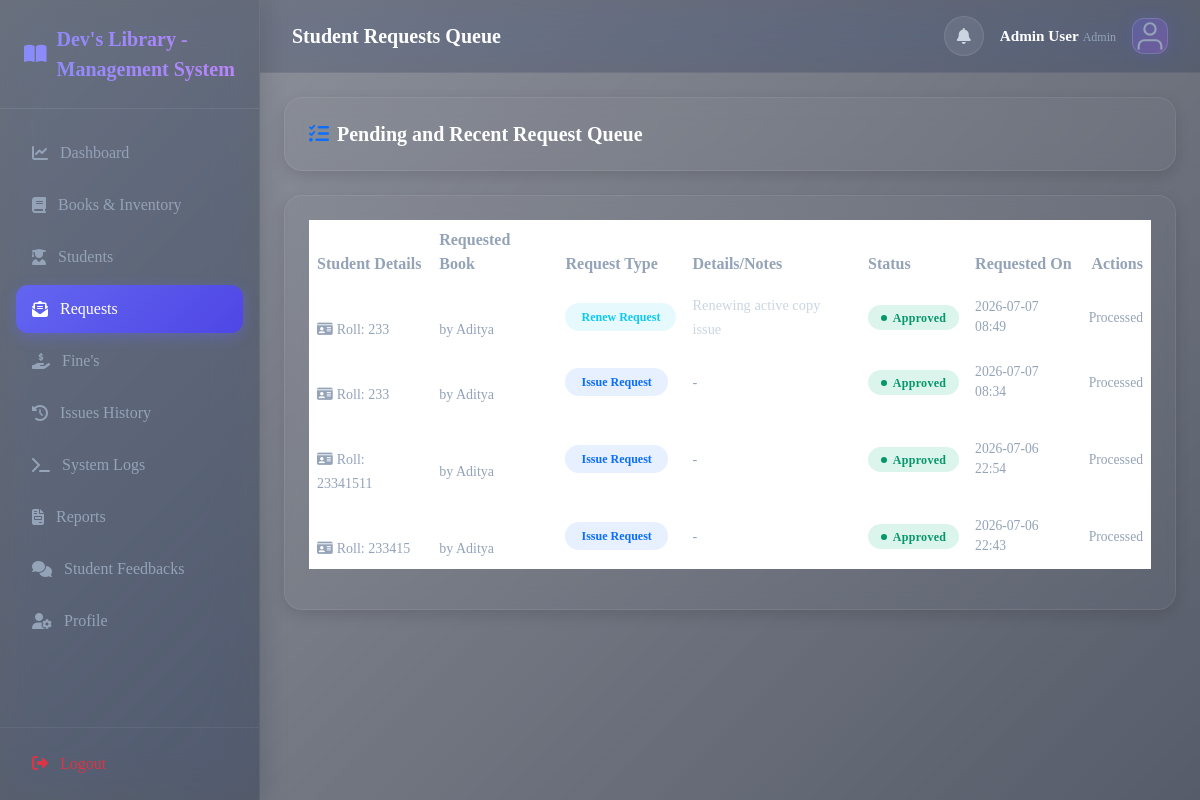
The app's page /requests (signed in) with its own data.
### models.py (models this page shows, shortened)
class Admin(db.Model, UserMixin):
    __tablename__ = 'admins'
    id = db.Column(db.Integer, primary_key=True)
    full_name = db.Column(db.String(120), nullable=False)
    email = db.Column(db.String(120), unique=True, nullable=False)
    password_hash = db.Column(db.String(200), nullable=False)
    created_at = db.Column(db.DateTime, default=datetime.utcnow)
    image = db.Column(db.String(200), default='default-avatar.svg')
    @property
    def is_admin(self):
        return True
    @property
    def user_type(self):
        return 'Admin'

class BookRequest(db.Model):
    __tablename__ = 'book_requests'
    id = db.Column(db.Integer, primary_key=True)
    student_id = db.Column(db.Integer, db.ForeignKey('students.id'), nullable=False)
    book_id = db.Column(db.Integer, db.ForeignKey('books.id'), nullable=False)
    request_type = db.Column(db.String(30), nullable=False)  # 'Issue', 'Renew', 'Exchange'
    status = db.Column(db.String(30), default='Pending')     # 'Pending', 'Approved', 'Rejected'
    message = db.Column(db.Text, nullable=True)             # Rejection reason or exchange info
    requested_date = db.Column(db.DateTime, default=datetime.utcnow)

class Student(db.Model, UserMixin):
    __tablename__ = 'students'
    id = db.Column(db.Integer, primary_key=True)
    full_name = db.Column(db.String(120), nullable=False)
    email = db.Column(db.String(120), unique=True, nullable=False)
    password_hash = db.Column(db.String(200), nullable=False)
    roll_number = db.Column(db.String(50), unique=True, nullable=False)
    department = db.Column(db.String(120), nullable=False)
    phone = db.Column(db.String(20), nullable=False)
    address = db.Column(db.String(300), nullable=True)
    is_blocked = db.Column(db.Boolean, default=False)
    created_at = db.Column(db.DateTime, default=datetime.utcnow)
    image = db.Column(db.String(200), default='default-avatar.svg')
    issues = db.relationship('IssuedBook', backref='student', cascade='all, delete-orphan', lazy=True)
    requests = db.relationship('BookRequest', backref='student', cascade='all, delete-orphan', lazy=True)
    fines = db.relationship('FineRecord', backref='student', cascade='all, delete-orphan', lazy=True)
    transactions = db.relationship('Transaction', backref='student', cascade='all, delete-orphan', lazy=True)
    notifications = db.relationship('Notification', backref='student', cascade='all, delete-orphan', lazy=True)

class Book(db.Model):
    __tablename__ = 'books'
    id = db.Column(db.Integer, primary_key=True)
    title = db.Column(db.String(200), nullable=False)
    author = db.Column(db.String(150), nullable=False)
    isbn = db.Column(db.String(50), unique=True, nullable=False)
    category_id = db.Column(db.Integer, db.ForeignKey('categories.id'), nullable=False)
    publisher = db.Column(db.String(150), nullable=False)
    language = db.Column(db.String(50), nullable=False)
    edition = db.Column(db.String(20), nullable=False)
    total_copies = db.Column(db.Integer, default=1)
    available_copies = db.Column(db.Integer, default=1)
    shelf_number = db.Column(db.String(50), nullable=False)
    image = db.Column(db.String(200), default='default-book.png')
    description = db.Column(db.Text, nullable=True)
    created_at = db.Column(db.DateTime, default=datetime.utcnow)
    copies = db.relationship('BookCopy', backref='book', cascade='all, delete-orphan', lazy=True)
    issues = db.relationship('IssuedBook', backref='book', cascade='all, delete-orphan', lazy=True)
    requests = db.relationship('BookRequest', backref='book', cascade='all, delete-orphan', lazy=True)

### routes.py (the view)
@main.route('/requests')
@login_required
@admin_required
def admin_requests():
    reqs = BookRequest.query.order_by(BookRequest.requested_date.desc()).all()
    return render_template('requests.html', requests=reqs)

### models.py (called while the page is built)
@login_manager.user_loader
def load_user(user_id):
    if not user_id:
        return None
    user_type, _, uid = user_id.partition(':')
    if not uid.isdigit():
        return None
    if user_type == 'student':
        return Student.query.get(int(uid))
    if user_type == 'admin':
        return Admin.query.get(int(uid))
    return None

### routes.py (called while the page is built)
def admin_required(f):
    from functools import wraps
    @wraps(f)
    def decorated_function(*args, **kwargs):
        if not current_user.is_authenticated or not current_user.is_admin:
            flash('Access denied. Administrator privileges required.', 'danger')
            return redirect(url_for('main.dashboard'))
        return f(*args, **kwargs)
    return decorated_function

### templates/requests.html (shortened to what this page needs)
{% extends 'base.html' %}
{% block page_title %}Student Requests Queue{% endblock %}
{% block content %}
<div class="card-glass p-4 mb-4">
  <h5 class="fw-bold m-0"><i class="fas fa-tasks me-2 text-primary"></i>Pending and Recent Request Queue</h5>
</div>
<div class="card-glass p-4">
  <div class="table-responsive">
    <table class="table table-hover align-middle">
      <thead>
        <tr>
          <th>Student Details</th>
          <th>Requested Book</th>
          <th>Request Type</th>
          <th>Details/Notes</th>
          <th>Status</th>
          <th>Requested On</th>
          <th class="text-end">Actions</th>
        </tr>
      </thead>
      <tbody>
        {% for req in requests %}
        <tr>
          <td>
            <div class="fw-bold text-dark">{{ req.student.full_name }}</div>
            <small class="text-muted"><i class="fas fa-id-card me-1"></i>Roll: {{ req.student.roll_number }}</small>
          </td>
          <td>
            <div class="fw-bold text-dark">{{ req.book.title }}</div>
            <small class="text-muted">by {{ req.book.author }}</small>
          </td>
          <td>
            {% if req.request_type == 'Issue' %}
            <span class="badge bg-primary bg-opacity-10 text-primary px-3 py-2 rounded-pill fw-bold">Issue
              Request</span>
            {% elif req.request_type == 'Renew' %}
            <span class="badge bg-info bg-opacity-10 text-info px-3 py-2 rounded-pill fw-bold">Renew Request</span>
            {% elif req.request_type == 'Exchange' %}
            <span class="badge bg-secondary bg-opacity-10 text-secondary px-3 py-2 rounded-pill fw-bold">Exchange
              Request</span>
            {% endif %}
          </td>
          <td>
            {% if req.message %}
            {% if req.message.startswith('exchange_issue_id:') %}
            <span class="text-secondary" style="font-size:0.9rem;">Exchanging an issued book copy</span>
            {% elif req.message.startswith('renew_issue_id:') %}
            <span class="text-secondary" style="font-size:0.9rem;">Renewing active copy issue</span>
            {% else %}
            <span class="text-secondary" style="font-size:0.9rem;">{{ req.message }}</span>
            {% endif %}
            {% else %}
            <span class="text-muted" style="font-size:0.9rem;">-</span>
            {% endif %}
          </td>
          <td>
            {% if req.status == 'Pending' %}
            <span class="badge badge-status badge-pending">Pending</span>
            {% elif req.status == 'Approved' %}
            <span class="badge badge-status badge-returned">Approved</span>
            {% else %}
            <span class="badge badge-status badge-rejected">Rejected</span>
            {% endif %}
          </td>
          <td style="font-size: 0.85rem;" class="text-muted">{{ req.requested_date.strftime('%Y-%m-%d %H:%M') }}</td>
          <td class="text-end">
            {% if req.status == 'Pending' %}
            <div class="d-flex justify-content-end gap-2">
              <button type="button" class="btn btn-sm btn-success rounded-pill px-3"
                onclick="openApproveModal({{ req.id }}, '{{ req.student.full_name | replace("'", "\\'") }}', '{{ req.book.title | replace("'", "\\'") }}')">
                <i class="fas fa-check me-1"></i>Approve
              </button>
              <button type="button" class="btn btn-sm btn-outline-danger rounded-pill px-3"
                onclick="openRejectModal({{ req.id }}, '{{ req.student.full_name | replace("'", "\\'") }}', '{{ req.book.title | replace("'", "\\'") }}')">
                <i class="fas fa-times me-1"></i>Reject
              </button>
            </div>
            {% else %}
            <span class="text-muted" style="font-size:0.85rem;">Processed</span>
            {% endif %}
          </td>
        </tr>
        {% else %}
        <tr>
          <td colspan="7" class="text-center text-muted py-4">No requests found in queue.</td>
        </tr>
        {% endfor %}
      </tbody>
    </table>
  </div>
</div>
{% endblock %}

### templates/base.html (shortened to what this page needs)
<!DOCTYPE html>
<html lang="en">
<head>
  <link href="https://cdnjs.cloudflare.com/ajax/libs/font-awesome/6.4.0/css/all.min.css" rel="stylesheet" />
  <link href="https://cdnjs.cloudflare.com/ajax/libs/bootstrap/5.3.3/css/bootstrap.min.css" rel="stylesheet" />
  <link rel="stylesheet" href="{{ url_for('static', filename='css/app.css') }}" />
</head>
<body class="dashboard-page">
  <div class="app-wrapper">
    <aside class="sidebar">
      <div class="brand">
        <i class="fas fa-book-open"></i>
        <span> Dev's Library - Management System</span>
      </div>
      <ul class="sidebar-menu">
        {% if current_user.is_authenticated %}
        {% if current_user.is_admin %}
        <li class="{% if request.endpoint == 'main.dashboard' %}active{% endif %}">
          <a href="{{ url_for('main.dashboard') }}"><i class="fas fa-chart-line"></i> Dashboard</a>
        </li>
        <li class="{% if request.endpoint in ['main.books', 'main.add_book', 'main.edit_book'] %}active{% endif %}">
          <a href="{{ url_for('main.books') }}"><i class="fas fa-book"></i> Books & Inventory</a>
        </li>
        <li
          class="{% if request.endpoint in ['main.students_view', 'main.add_student', 'main.edit_student', 'main.student_history'] %}active{% endif %}">
          <a href="{{ url_for('main.students_view') }}"><i class="fas fa-user-graduate"></i> Students</a>
        </li>
        <li class="{% if request.endpoint == 'main.admin_requests' %}active{% endif %}">
          <a href="{{ url_for('main.admin_requests') }}">
            <i class="fas fa-envelope-open-text"></i> Requests
          </a>
        </li>
        <li class="{% if request.endpoint == 'main.fines_view' %}active{% endif %}">
          <a href="{{ url_for('main.fines_view') }}"><i class="fas fa-hand-holding-usd"></i> Fine's</a>
        </li>
        <li class="{% if request.endpoint == 'main.history' and not student_id %}active{% endif %}">
          <a href="{{ url_for('main.history') }}"><i class="fas fa-history"></i> Issues History</a>
        </li>
        <li class="{% if request.endpoint == 'main.logs_view' %}active{% endif %}">
          <a href="{{ url_for('main.logs_view') }}"><i class="fas fa-terminal"></i> System Logs</a>
        </li>
        <li class="{% if request.endpoint == 'main.reports_view' %}active{% endif %}">
          <a href="{{ url_for('main.reports_view') }}"><i class="fas fa-file-invoice"></i> Reports</a>
        </li>
        <li class="{% if request.endpoint == 'main.admin_feedback_view' %}active{% endif %}">
          <a href="{{ url_for('main.admin_feedback_view') }}"><i class="fas fa-comments"></i> Student Feedbacks</a>
        </li>
        <li class="{% if request.endpoint == 'main.profile' %}active{% endif %}">
          <a href="{{ url_for('main.profile') }}"><i class="fas fa-user-cog"></i> Profile</a>
        </li>
        {% endif %}
        {% endif %}
      </ul>
      <div class="sidebar-footer">
        <a href="{{ url_for('main.logout') }}" class="btn btn-outline-danger w-100 border-0 text-start ps-3 py-2">
          <i class="fas fa-sign-out-alt me-2"></i> Logout
        </a>
      </div>
    </aside>
    <main class="main-content">
      <nav class="top-navbar">
        <div class="d-flex align-items-center">
          <h1 class="page-title">
            {% block page_title %}Dashboard{% endblock %}
          </h1>
        </div>
        <div class="d-flex align-items-center gap-3">
          {% if current_user.is_authenticated %}
          <a href="{{ url_for('main.notifications') }}" class="btn btn-light position-relative p-2 rounded-circle"
            style="width:40px; height:40px;">
            <i class="fas fa-bell text-secondary"></i>
          </a>
          <div class="d-flex flex-column text-end d-none d-sm-block">
            <span class="fw-bold" style="font-size:0.95rem;">{{ current_user.full_name }}</span>
            <span class="text-muted" style="font-size:0.75rem;">{{ current_user.user_type }}</span>
          </div>
          <a href="{{ url_for('main.profile') }}">
            <img class="profile-avatar-circle"
              src="{{ url_for('static', filename='images/' + (current_user.image or 'default-avatar.svg')) }}"
              style="width:36px; height:36px; border-radius:12px; object-fit:cover; border: 1px solid rgba(255, 255, 255, 0.15); background: rgba(255,255,255,0.08);"
              alt="Avatar">
          </a>
          {% endif %}
        </div>
      </nav>
      <div class="container-fluid p-4">
        {% block content %}{% endblock %}
      </div>
    </main>
  </div>
</body>
</html>

### records on screen
Admin: full_name "Admin User", image (placeholder picture)
BookRequest: student.roll_number "233", book.author "Aditya", request_type "Renew Request", message "Renewing active copy issue", status "Approved", requested_date "2026-07-07 08:49"
BookRequest: student.roll_number "233", book.author "Aditya", request_type "Issue Request", status "Approved", requested_date "2026-07-07 08:34"
BookRequest: student.roll_number "23341511", book.author "Aditya", request_type "Issue Request", status "Approved", requested_date "2026-07-06 22:54"
BookRequest: student.roll_number "233415", book.author "Aditya", request_type "Issue Request", status "Approved", requested_date "2026-07-06 22:43"

### other values on screen
{{ current_user.user_type }} "Admin"
